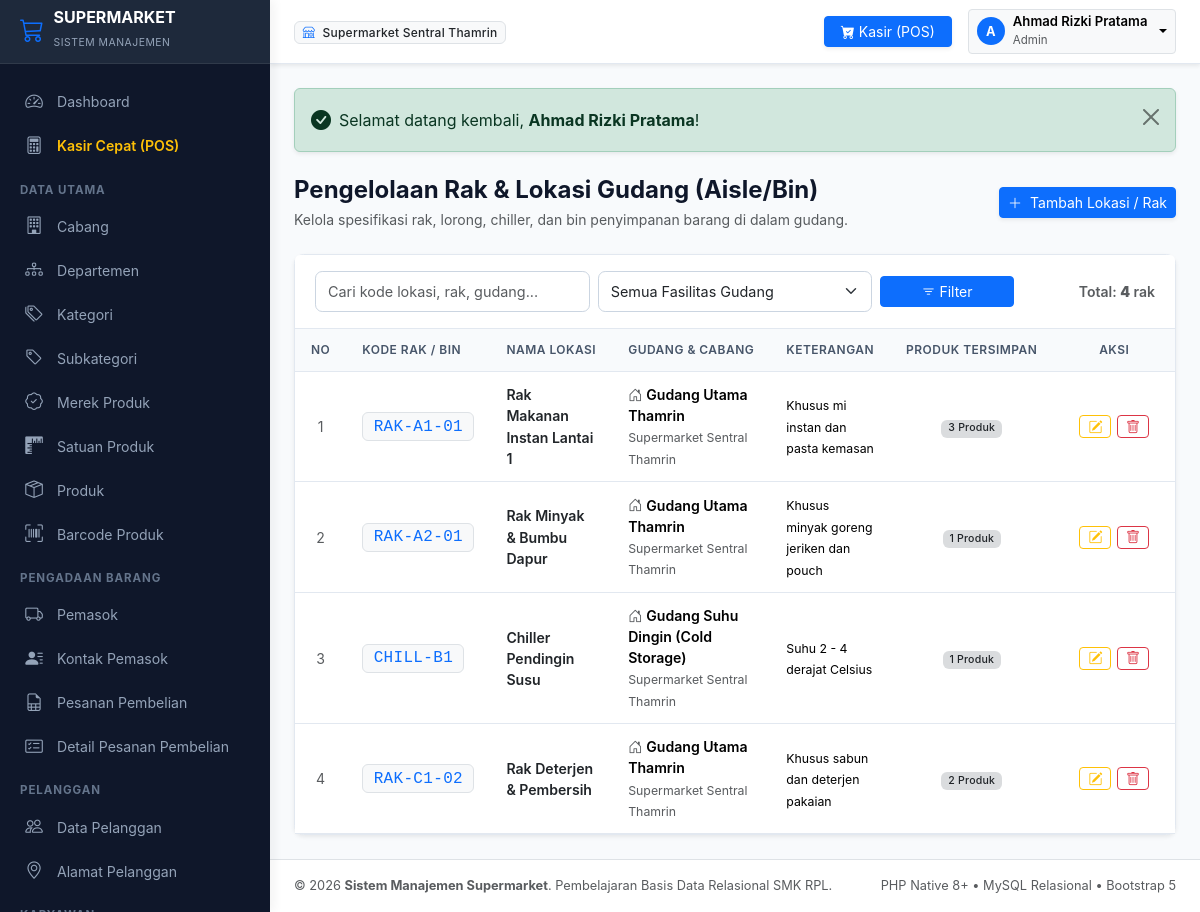
/modules/lokasi_gudang/index.php (signed in), run on the app's committed database.
### tables this page shows
CREATE TABLE `lokasi_gudang` (
    `id_lokasi` INT AUTO_INCREMENT PRIMARY KEY,
    `id_gudang` INT NOT NULL,
    `kode_lokasi` VARCHAR(20) NOT NULL UNIQUE,
    `nama_lokasi` VARCHAR(50) NOT NULL,
    `keterangan` VARCHAR(100) DEFAULT NULL,
    INDEX `idx_lokasi_gudang` (`id_gudang`),
    CONSTRAINT `fk_lokasi_gudang` FOREIGN KEY (`id_gudang`) 
        REFERENCES `gudang` (`id_gudang`) ON UPDATE CASCADE ON DELETE CASCADE
);

CREATE TABLE `gudang` (
    `id_gudang` INT AUTO_INCREMENT PRIMARY KEY,
    `id_cabang` INT NOT NULL,
    `kode_gudang` VARCHAR(20) NOT NULL UNIQUE,
    `nama_gudang` VARCHAR(100) NOT NULL,
    `alamat` TEXT NOT NULL,
    `kapasitas_m3` INT NOT NULL DEFAULT 100,
    `status` ENUM('aktif', 'nonaktif') NOT NULL DEFAULT 'aktif',
    INDEX `idx_gudang_cabang` (`id_cabang`),
    CONSTRAINT `fk_gudang_cabang` FOREIGN KEY (`id_cabang`) 
        REFERENCES `cabang` (`id_cabang`) ON UPDATE CASCADE ON DELETE RESTRICT
);

CREATE TABLE `cabang` (
    `id_cabang` INT AUTO_INCREMENT PRIMARY KEY,
    `kode_cabang` VARCHAR(20) NOT NULL UNIQUE,
    `nama_cabang` VARCHAR(100) NOT NULL,
    `alamat` TEXT NOT NULL,
    `telepon` VARCHAR(20) NOT NULL,
    `email` VARCHAR(100) DEFAULT NULL,
    `status` ENUM('aktif', 'nonaktif') NOT NULL DEFAULT 'aktif',
    `created_at` DATETIME NOT NULL DEFAULT CURRENT_TIMESTAMP,
    INDEX `idx_cabang_status` (`status`)
);

### modules/lokasi_gudang/index.php (the view, shortened to what this page needs)
<?php
require_once __DIR__ . '/../../includes/header.php';
$cari = trim($_GET['cari'] ?? '');
$id_gdg = (int)($_GET['id_gudang'] ?? 0);
$halaman_aktif = (int)($_GET['halaman'] ?? 1);
$limit = 10;
$sqlCount = "
    SELECT COUNT(*)
    FROM lokasi_gudang lg
    INNER JOIN gudang g ON lg.id_gudang = g.id_gudang
    WHERE 1=1
";
$params = [];
$stmt = $pdo->prepare($sqlCount);
$stmt->execute($params);
$total_data = (int)$stmt->fetchColumn();
$paginasi = hitung_pagination($total_data, $limit, $halaman_aktif);
$sqlData = "
    SELECT
        lg.*,
        g.kode_gudang,
        g.nama_gudang,
        c.nama_cabang,
        (SELECT COUNT(*) FROM persediaan ps WHERE ps.id_lokasi = lg.id_lokasi) AS total_produk_di_rak
    FROM lokasi_gudang lg
    INNER JOIN gudang g ON lg.id_gudang = g.id_gudang
    INNER JOIN cabang c ON g.id_cabang = c.id_cabang
    WHERE 1=1
";
$sqlData .= " ORDER BY lg.id_lokasi ASC LIMIT {$paginasi['limit']} OFFSET {$paginasi['offset']}";
$stmt = $pdo->prepare($sqlData);
$stmt->execute($params);
$daftar_lokasi = $stmt->fetchAll();
?>
<div class="d-flex flex-column flex-md-row justify-content-between align-items-md-center gap-3 mb-4">
    <div>
        <h4 class="fw-bold mb-1">Pengelolaan Rak & Lokasi Gudang (Aisle/Bin)</h4>
        <p class="text-muted small mb-0">Kelola spesifikasi rak, lorong, chiller, dan bin penyimpanan barang di dalam gudang.</p>
    </div>
    <div>
        <a href="<?= base_url('modules/lokasi_gudang/tambah.php' . ($id_gdg ? '?id_gudang=' . $id_gdg : '')) ?>" class="btn btn-primary btn-sm shadow-sm">
            <i class="bi bi-plus-lg me-1"></i> Tambah Lokasi / Rak
        </a>
    </div>
</div>
<div class="card shadow-sm">
    <div class="card-header bg-white py-3">
        <form method="GET" action="" class="row g-2 align-items-center">
            <div class="col-sm-5 col-md-4">
                <input type="text" name="cari" class="form-control form-control-sm" placeholder="Cari kode lokasi, rak, gudang..." value="<?= escape($cari) ?>">
            </div>
            <div class="col-sm-4 col-md-4">
                <select name="id_gudang" class="form-select form-select-sm" onchange="this.form.submit()">
                    <option value="">Semua Fasilitas Gudang</option>
                </select>
            </div>
            <div class="col-sm-3 col-md-2">
                <button class="btn btn-primary btn-sm w-100" type="submit"><i class="bi bi-filter"></i> Filter</button>
            </div>
            <div class="col-md-2 text-md-end text-muted small">
                Total: <strong><?= $paginasi['total_data'] ?></strong> rak
            </div>
        </form>
    </div>
    <div class="table-responsive">
        <table class="table table-hover align-middle">
            <thead>
                <tr>
                    <th style="width: 50px;" class="text-center">No</th>
                    <th>Kode Rak / Bin</th>
                    <th>Nama Lokasi</th>
                    <th>Gudang & Cabang</th>
                    <th>Keterangan</th>
                    <th class="text-center">Produk Tersimpan</th>
                    <th class="text-center" style="width: 140px;">Aksi</th>
                </tr>
            </thead>
            <tbody>
                <?php if (empty($daftar_lokasi)): ?>
                    <tr>
                        <td colspan="7" class="text-center py-4 text-muted">
                            <i class="bi bi-grid-3x3 fs-3 d-block mb-1"></i> Data lokasi gudang tidak ditemukan.
                        </td>
                    </tr>
                <?php else: ?>
                    <?php $no = $paginasi['dari']; foreach ($daftar_lokasi as $row): ?>
                        <tr>
                            <td class="text-center text-muted"><?= $no++ ?></td>
                            <td><span class="badge bg-light text-primary border font-monospace fs-6"><?= escape($row['kode_lokasi']) ?></span></td>
                            <td class="fw-semibold text-dark"><?= escape($row['nama_lokasi']) ?></td>
                            <td>
                                <div class="fw-semibold"><i class="bi bi-house-door me-1 text-muted"></i><?= escape($row['nama_gudang']) ?></div>
                                <small class="text-muted"><?= escape($row['nama_cabang']) ?></small>
                            </td>
                            <td><small><?= escape($row['keterangan'] ?? '-') ?></small></td>
                            <td class="text-center">
                                <span class="badge bg-secondary bg-opacity-25 text-dark"><?= $row['total_produk_di_rak'] ?> Produk</span>
                            </td>
                            <td class="text-center">
                                <div class="btn-action-group">
                                    <a href="<?= base_url('modules/lokasi_gudang/edit.php?id=' . $row['id_lokasi']) ?>" class="btn btn-outline-warning btn-sm py-0 px-2" title="Ubah Lokasi">
                                        <i class="bi bi-pencil-square"></i>
                                    </a>
                                    <button type="button" class="btn btn-outline-danger btn-sm py-0 px-2" data-bs-toggle="modal" data-bs-target="#modalKonfirmasiHapus" data-url="<?= base_url('modules/lokasi_gudang/hapus.php?id=' . $row['id_lokasi']) ?>" data-nama="<?= escape($row['kode_lokasi']) ?> (<?= escape($row['nama_lokasi']) ?>)" title="Hapus Lokasi">
                                        <i class="bi bi-trash"></i>
                                    </button>
                                </div>
                            </td>
                        </tr>
                    <?php endforeach; ?>
                <?php endif; ?>
            </tbody>
        </table>
    </div>
</div>
<?php require_once __DIR__ . '/../../includes/footer.php'; ?>

### assets/css/style.css (style rules this page uses)
:root { --primary-color: #2563eb; --primary-hover: #1d4ed8; --secondary-color: #475569; --sidebar-bg: #0f172a; --sidebar-header: #1e293b; --sidebar-color: #94a3b8; --sidebar-hover: #ffffff; --sidebar-active-bg: #2563eb; --body-bg: #f8fafc; --card-bg: #ffffff; --border-color: #e2e8f0; --text-primary: #0f172a; --text-secondary: #64748b; --sidebar-width: 270px; --header-height: 64px; }
body { font-family: -apple-system, BlinkMacSystemFont, "Segoe UI", Roboto, "Helvetica Neue", Arial, sans-serif; background-color: var(--body-bg); color: var(--text-primary); min-height: 100vh; overflow-x: hidden; }
.card { border: 1px solid var(--border-color); border-radius: 0.6rem; box-shadow: 0 1px 3px rgba(0, 0, 0, 0.04); background-color: #ffffff; }
.card-header { background-color: #ffffff; border-bottom: 1px solid var(--border-color); padding: 1rem 1.25rem; font-weight: 600; }
.table { margin-bottom: 0; font-size: 0.88rem; vertical-align: middle; }
.table thead th { background-color: #f8fafc; color: #475569; font-weight: 600; text-transform: uppercase; font-size: 0.75rem; letter-spacing: 0.04em; border-bottom: 1px solid var(--border-color); white-space: nowrap; padding: 0.75rem 1rem; }
.table tbody td { padding: 0.75rem 1rem; border-bottom: 1px solid var(--border-color); }
.badge { font-weight: 500; letter-spacing: 0.02em; }
.form-control, .form-select { border-color: #cbd5e1; font-size: 0.9rem; border-radius: 0.45rem; padding: 0.55rem 0.75rem; }
.btn-action-group { display: inline-flex; gap: 0.35rem; }

### data on the page
lokasi_gudang: kode_lokasi "RAK-A1-01", nama_lokasi "Rak Makanan Instan Lantai 1", id_gudang.nama_gudang "Gudang Utama Thamrin", cabang.nama_cabang "Supermarket Sentral Thamrin", keterangan "Khusus mi instan dan pasta kemasan", total_produk_di_rak "3"
lokasi_gudang: kode_lokasi "RAK-A2-01", nama_lokasi "Rak Minyak & Bumbu Dapur", id_gudang.nama_gudang "Gudang Utama Thamrin", cabang.nama_cabang "Supermarket Sentral Thamrin", keterangan "Khusus minyak goreng jeriken dan pouch", total_produk_di_rak "1"
lokasi_gudang: kode_lokasi "CHILL-B1", nama_lokasi "Chiller Pendingin Susu", id_gudang.nama_gudang "Gudang Suhu Dingin (Cold Storage)", cabang.nama_cabang "Supermarket Sentral Thamrin", keterangan "Suhu 2 - 4 derajat Celsius", total_produk_di_rak "1"
lokasi_gudang: kode_lokasi "RAK-C1-02", nama_lokasi "Rak Deterjen & Pembersih", id_gudang.nama_gudang "Gudang Utama Thamrin", cabang.nama_cabang "Supermarket Sentral Thamrin", keterangan "Khusus sabun dan deterjen pakaian", total_produk_di_rak "2"

### other printed values
$user_aktif['nama_cabang'] "Supermarket Sentral Thamrin"
substr($user_aktif['nama_karyawan'], 0, 1) "A"
$user_aktif['nama_karyawan'] "Ahmad Rizki Pratama"
$user_aktif['peran'] "Admin"
$pesan "Selamat datang kembali, Ahmad Rizki Pratama !"
$paginasi['total_data'] "4"
